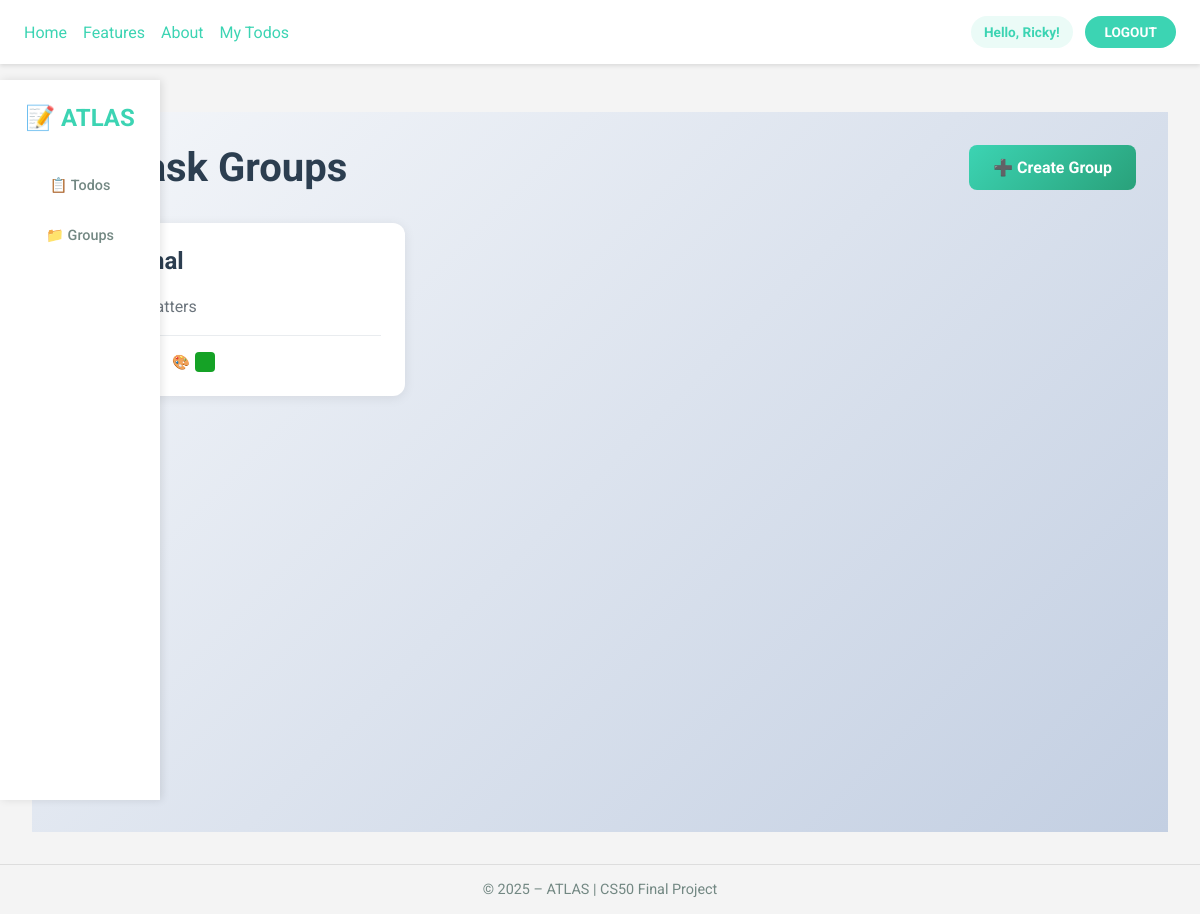
The app's page /todos/groups/ (signed in), older data.
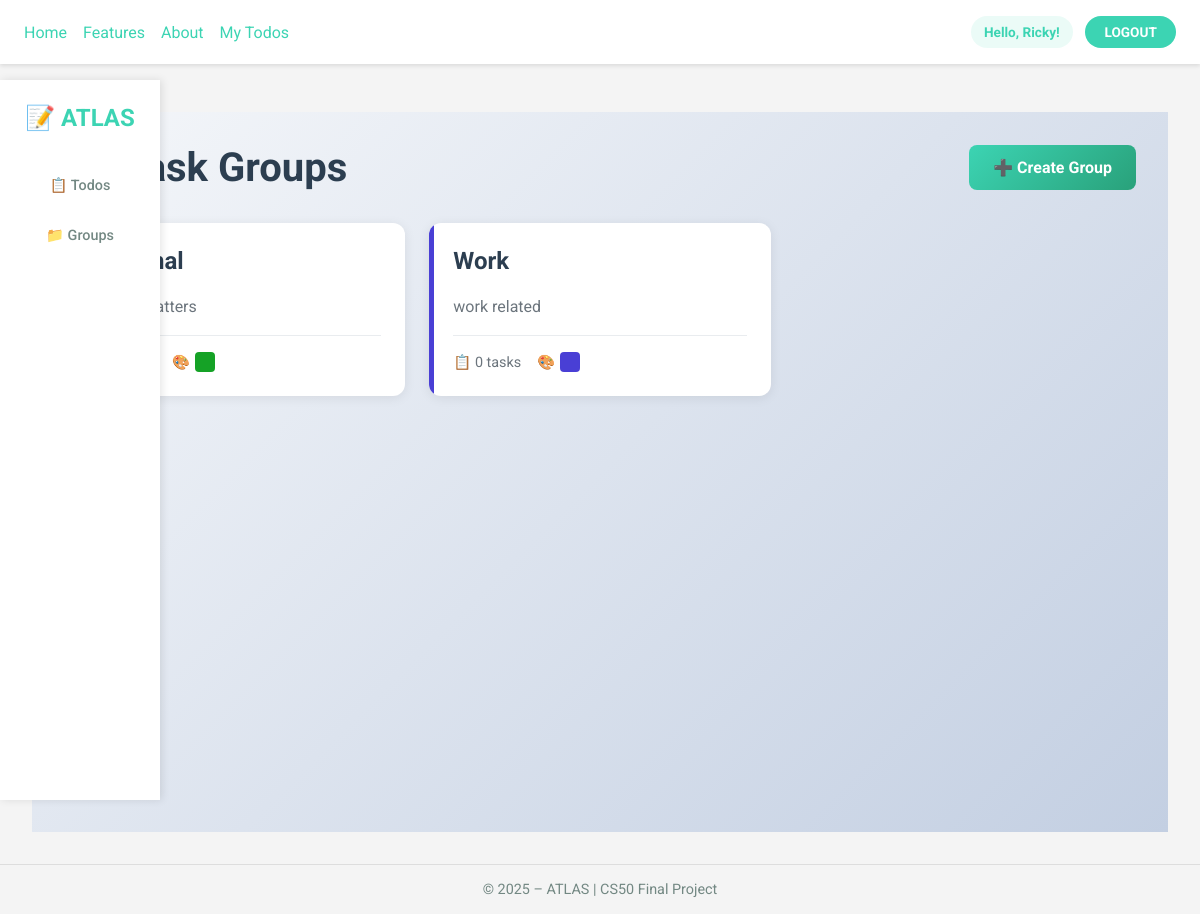
The same page, newer data.
### todos/models.py (models this page shows, shortened)
class TaskGroup(models.Model):
  name = models.CharField(max_length=100)
  description = models.TextField(blank=True, null=True)
  color = models.CharField(max_length=7, default='#3CD4B3')
  user = models.ForeignKey(User, on_delete=models.CASCADE, related_name='task_groups')
  created_at = models.DateTimeField(auto_now_add=True)
  class Meta:
        unique_together = ['user', 'name']
        ordering = ['name']

### todos/views.py (the view)
# urls.py: path('groups/', views.groups_list, name='groups_list'),
@login_required
def groups_list(request):
  groups = TaskGroup.objects.filter(user=request.user)
  return render(request, 'todos/groups_list.html', {'groups': groups})

### todos/templates/todos/groups_list.html (shortened to what this page needs)
{% extends 'base.html' %}
{% load static %}
{% block extra_css %}
<link rel="stylesheet" href="{% static 'todos/css/styles.css' %}">
{% endblock %}
{% block content %}
{% include "partials/navbar.html" %}
<div class="groups-page">
  <div class="groups-container">
    <div class="groups-header">
      <h1>📁 Task Groups</h1>
      <a href="{% url 'todos:create_group' %}" class="btn-create-group">
        ➕ Create Group
      </a>
    </div>
    <div class="groups-grid">
      {% for group in groups %}
      <div class="group-card" style="--group-color: {{ group.color }};" onclick="window.location='{% url 'todos:group_detail' group.id %}'">
        <div class="group-header">
          <h3 class="group-name">{{ group.name }}</h3>
        </div>
        {% if group.description %}
        <p class="group-description">{{ group.description }}</p>
        {% endif %}
        <div class="group-stats">
          <span class="group-stat">
            📋 {{ group.todos.count }} task{{ group.todos.count|pluralize }}
          </span>
          <span class="group-stat">
            🎨 <div style="width: 20px; height: 20px; background: {{ group.color }}; border-radius: 4px;"></div>
          </span>
        </div>
      </div>
      {% endfor %}
    </div>
  </div>
</div>
{% endblock %}

Row changes from the older to the newer data that the page shows:
added TaskGroup: name "Work", description "work related", todos.count "0"
